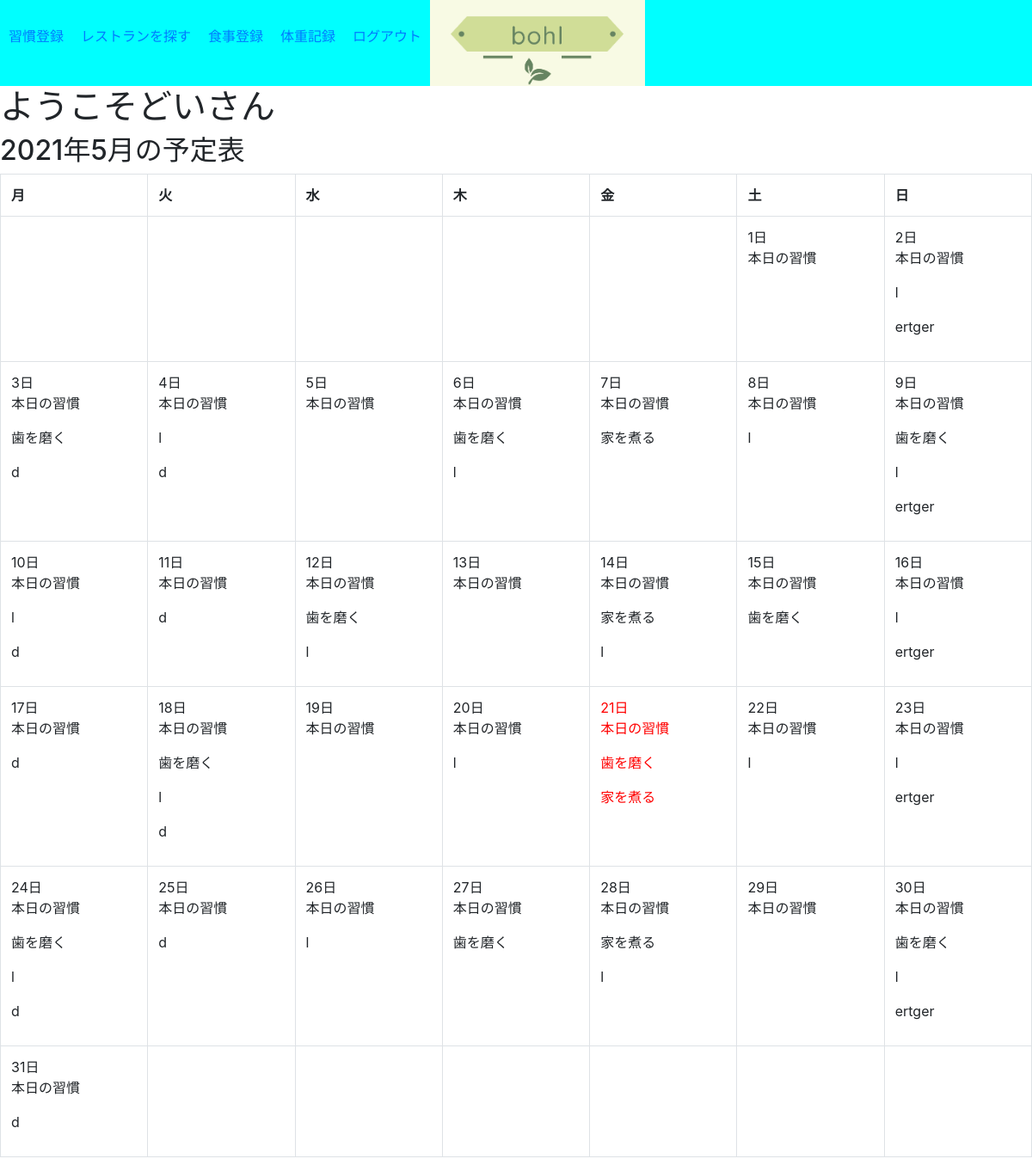
Screenshot of /index/ (signed in) with the database file from the repository.
### star_app/models.py (models this page shows)
class Work(models.Model):
    content=models.TextField('習慣にしたいこと')
    DAY=(
        (7, '未選択'),
        (6, '日'),
        (0, '月'),
        (1, '火'),
        (2, '水'),
        (3, '木'),
        (4, '金'),
        (5, '土')
    )
    day=models.IntegerField('曜日',null=True,default=None,choices=DAY,validators=[MinValueValidator(0)])
    date=models.IntegerField('毎月○日',validators=[MinValueValidator(0),MaxValueValidator(31)],default=0)
    interval=models.IntegerField('○日間隔',validators=[MinValueValidator(0)],default=0)
    created_at=models.DateTimeField(auto_now_add=True)
    create_user=models.ForeignKey(get_user_model(), on_delete=models.CASCADE)
    def get_delta(self):
        today = datetime.datetime.now(timezone.utc)
        dt=(today-self.created_at).days
        return dt

### star_app/views.py (the view)
# urls.py: path('index/',views.index,name='index'),
@login_required
def index(request):
    work = Work.objects.filter(create_user=request.user).all()
    if len(work)!=0:
        work=work
    else:
        work=None
    today = datetime.datetime.now(timezone.utc)
    cal = calendar.Calendar(firstweekday=0)
    this_month_cal = cal.itermonthdays2(today.year,today.month)
    this_month = today.month
    this_year = today.year
    this_day = today.day
    return render(request,'star_app/index.html',context={'work':work,'this_day':this_day,'this_year':this_year,'this_month':this_month, 'this_month_cal':this_month_cal})

### star_app/templatetags/tags.py (called while the page is built)
@register.filter
def delta(num,dt):
    td = datetime.datetime.now(timezone.utc).day
    delta = num - td - dt
    return delta

@register.filter
def modulo(num1,num2):
    if num2 != 0:
        if num1 % num2 == 0:
            return True

### star_app/templates/star_app/index.html (shortened to what this page needs)
{% extends "base.html" %}
{% block content %}
{% load tags %}
<h1>ようこそ{{ user.username }}さん</h1>
<h2>{{this_year}}年{{this_month}}月の予定表</h2>
<table class ="table table-bordered">
<tr>
<th>月</th>
<th>火</th>
<th>水</th>
<th>木</th>
<th>金</th>
<th>土</th>
<th>日</th>
</tr>
<tr>
    {% for item in this_month_cal %}
        {% if item.0 == 0 %}
            <td></td>
        {% elif item.0 != 0 %}
            {% if item.1 == 6 %}
                {% if item.0 == this_day %}
                    <td style = "color:red;">{{item.0}}日
                {% else %}
                    <td>{{item.0}}日
                {% endif %}
            <p>本日の習慣</p>
                {% for wk in work %}
                    {% if item.1 == wk.day %}
                    <p>{{wk.content}}</p>
                    {% elif item.0 == wk.date %}
                    <p>{{wk.content}}</p>
                    {% elif item.0|delta:wk.get_delta|modulo:wk.interval %}
                    <p>{{wk.content}}</p>
                    {% endif %}
                {% endfor %}
                </td></tr><tr>
            {% else %}
                {% if item.0 == this_day %}
                    <td style = "color:red;">{{item.0}}日
                {% else %}
                    <td>{{item.0}}日
                {% endif %}
            <p>本日の習慣</p>
                {% for wk in work %}
                    {% if item.1 == wk.day %}
                    <p>{{wk.content}}</p>
                    {% elif item.0 == wk.date %}
                    <p>{{wk.content}}</p>
                    {% comment %} 登録日からの経過日数がintervalの倍数の時 {% endcomment %}
                    {% elif item.0|delta:wk.get_delta|modulo:wk.interval %}
                    <p>{{wk.content}}</p>
                    {% endif %}
                {% endfor %}
                </td>
            {% endif %}
        {% endif %}
    {% endfor %}
</tr>
</table>
{% endblock %}

### staticfiles/css/stylesheet.css (style rules this page uses)
th { border:4px,solid; border-color:black; }

### rows the page displays
Work: content "l"
Work: content "ertger"
Work: content "歯を磨く"
Work: content "d"
Work: content "d"
Work: content "家を煮る"

### other values shown
{{ user.username }} "どい"
{{ item.0 }} "1" "3" "4" "5" "6" "7" "8" "10" "11" "12" "13" "14" "15" "17" "18" "19" "20" "22" "24" "25" "26" "27" "28" "29" "31"
{{ item.0 }} "2" "9" "16" "23" "30"
{{ item.0 }} "21"
